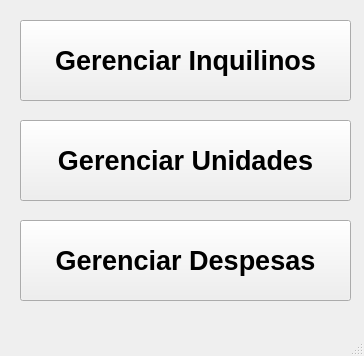
<?xml version="1.0" encoding="UTF-8"?>
<ui version="4.0">
 <class>MainWindow</class>
 <widget class="QMainWindow" name="MainWindow">
  <property name="geometry">
   <rect>
    <x>0</x>
    <y>0</y>
    <width>364</width>
    <height>356</height>
   </rect>
  </property>
  <property name="windowTitle">
   <string>Sistema Condomínio</string>
  </property>
  <widget class="QWidget" name="centralwidget">
   <widget class="QPushButton" name="pushButton">
    <property name="geometry">
     <rect>
      <x>20</x>
      <y>20</y>
      <width>331</width>
      <height>81</height>
     </rect>
    </property>
    <property name="font">
     <font>
      <pointsize>20</pointsize>
      <weight>75</weight>
      <bold>true</bold>
     </font>
    </property>
    <property name="text">
     <string>Gerenciar Inquilinos</string>
    </property>
   </widget>
   <widget class="QPushButton" name="pushButton_2">
    <property name="geometry">
     <rect>
      <x>20</x>
      <y>120</y>
      <width>331</width>
      <height>81</height>
     </rect>
    </property>
    <property name="font">
     <font>
      <pointsize>20</pointsize>
      <weight>75</weight>
      <bold>true</bold>
     </font>
    </property>
    <property name="text">
     <string>Gerenciar Unidades</string>
    </property>
   </widget>
   <widget class="QPushButton" name="pushButton_3">
    <property name="geometry">
     <rect>
      <x>20</x>
      <y>220</y>
      <width>331</width>
      <height>81</height>
     </rect>
    </property>
    <property name="font">
     <font>
      <pointsize>20</pointsize>
      <weight>75</weight>
      <bold>true</bold>
     </font>
    </property>
    <property name="text">
     <string>Gerenciar Despesas</string>
    </property>
   </widget>
  </widget>
  <widget class="QMenuBar" name="menubar">
   <property name="geometry">
    <rect>
     <x>0</x>
     <y>0</y>
     <width>364</width>
     <height>20</height>
    </rect>
   </property>
  </widget>
  <widget class="QStatusBar" name="statusbar"/>
 </widget>
 <resources/>
 <connections/>
</ui>
